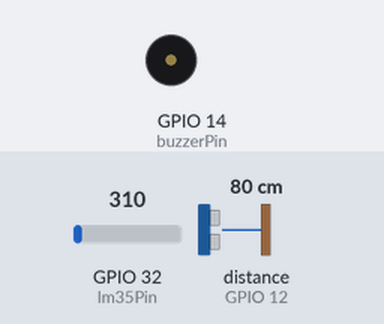
The sketch below on a simulated ESP32. On the bench: buzzer (waves = sounding, pin HIGH). Wiring (inferred from the names in the program): ultrasonic range finder: trigger GPIO 13; echo GPIO 12. The inputs (shaded band) are chosen by the test bench; at power-on: GPIO 32 (lm35Pin) = 310, distance to the obstacle (sensor on GPIO 12) 80 cm. The echo pulse lasts 58.3 µs per cm; WiFi joins after 1.5 s; servers stay silent unless stated; uploads are accepted with an empty reply; pins used as bus, display or sensor lines are not drawn; what the sketch prints to the serial monitor is not drawn.

Above: at 0.0 s.
At 2.6 s:
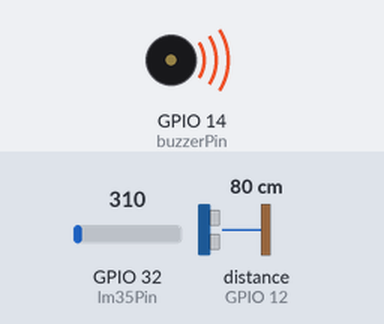
Timing chart, 0 to 4.1 s (numbered marks = the images above):
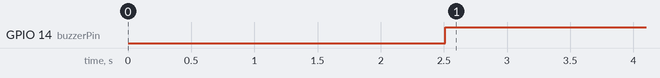

Measured:
- by itself, GPIO 14 (buzzerPin): LOW → HIGH at 2.5 s

The sketch:

sensor_conexion.ino
```cpp
#include <WiFi.h>
#include <HTTPClient.h>
#include <WiFiClientSecure.h>

const char* ssid = "MATEBOOK 7565";
const char* password = "kakao2002";

String URL = "https://iotchaketinte.000webhostapp.com/insertar_temperatura.php"; // URL del servidor donde enviar los datos

const int lm35Pin = 32; // Pin al que está conectado el LM35
const int trigPin = 13; // Pin del ESP32 conectado al pin Trig del sensor ultrasónico
const int echoPin = 12; // Pin del ESP32 conectado al pin Echo del sensor ultrasónico
const int buzzerPin = 14; // Pin del ESP32 conectado al zumbador pasivo

void setup() {
  Serial.begin(115200);
  pinMode(trigPin, OUTPUT);
  pinMode(echoPin, INPUT);
  pinMode(buzzerPin, OUTPUT);

  connectWiFi();
}

void loop() {
  if (WiFi.status() != WL_CONNECTED) {
    connectWiFi();
  }

  float temperature = readLM35();
  float distance = readUltrasonic();

  String postData = "temperature=" + String(temperature) + "&distance=" + String(distance);

  if (distance >= 11) {
    digitalWrite(buzzerPin, HIGH); // Activa el zumbador
  } else {
    digitalWrite(buzzerPin, LOW); // Desactiva el zumbador
  }

  WiFiClientSecure client;
  client.setInsecure(); // No verifiques el certificado SSL

  HTTPClient http;
  http.begin(client, URL);
  http.addHeader("Content-Type", "application/x-www-form-urlencoded");

  int httpCode = http.POST(postData);
  String payload = "";

  if (httpCode > 0) {
    if (httpCode == HTTP_CODE_OK) {
      payload = http.getString();
      Serial.println(payload);
    } else {
      Serial.printf("[HTTP] POST... code: %d\n", httpCode);
    }
  } else {
    Serial.printf("[HTTP] POST... failed, error: %s\n", http.errorToString(httpCode).c_str());
  }

  http.end(); // Cerrar conexión

  Serial.print("URL: "); Serial.println(URL);
  Serial.print("Data: "); Serial.println(postData);
  Serial.print("httpCode: "); Serial.println(httpCode);
  Serial.print("payload: "); Serial.println(payload);
  Serial.println("--------------------------------------------------");
  delay(3000);
}

float readLM35() {
  int rawValue = analogRead(lm35Pin);
  Serial.print("Valor crudo LM35: "); Serial.println(rawValue);
  float voltage = (rawValue / 4095.0) * 3.3; // Convertir valor a voltaje (3.3V es el voltaje máximo en ESP32)
  Serial.print("Voltaje LM35: "); Serial.println(voltage);
  float temperatureC = voltage * 10.0; // Convertir voltaje a temperatura en grados Celsius (10mV por grado C)
  Serial.print("Temperatura LM35: "); Serial.println(temperatureC);

  return temperatureC;
}

float readUltrasonic() {
  digitalWrite(trigPin, LOW);
  delayMicroseconds(3);
  digitalWrite(trigPin, HIGH);
  delayMicroseconds(10);
  digitalWrite(trigPin, LOW);

  long duration = pulseIn(echoPin, HIGH);
  float distance = duration * 0.034 / 2;

  return distance;
}

void connectWiFi() {
  WiFi.mode(WIFI_OFF);
  delay(1000);
  WiFi.mode(WIFI_STA);

  WiFi.begin(ssid, password);
  Serial.println("Conectando a WiFi");

  while (WiFi.status() != WL_CONNECTED) {
    delay(500);
    Serial.print(".");
  }

  Serial.print("Conectado a: "); Serial.println(ssid);
  Serial.print("Dirección IP: "); Serial.println(WiFi.localIP());
}
```
